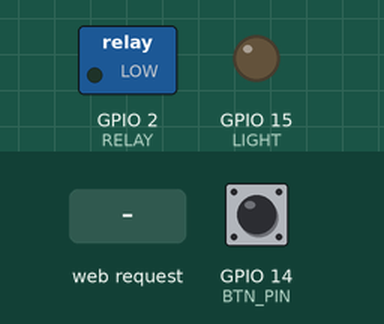
Recording of a program running on a simulated ESP32. On the bench: switched loads named in the program (green lamp = pin HIGH), output pins drawn as LEDs (lit = HIGH). The test bench sets the inputs (shaded band); at power-on: GPIO 14 (BTN_PIN) HIGH. WiFi joins after 1.5 s; servers stay silent unless stated; the camera gives no picture; the audio player accepts every command and is not drawn; what the program prints to the serial monitor is not drawn.

Above: at 3.6 s.
3.7 s: GPIO 14 (BTN_PIN) pulled LOW for 0.15 s
6.8 s: HTTP request GET /stream received
At 8.8 s:
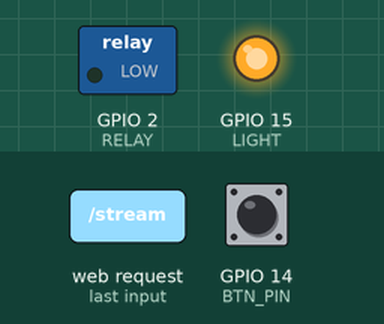
At 47.7 s:
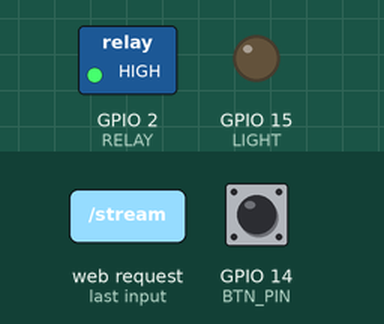
Timing chart, 0 to 48.8 s (numbered marks = the images above; inputs shaded):
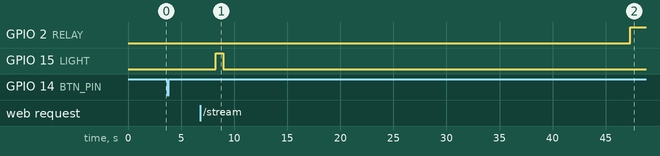

Measured:
- after the input at 3.7 s, every drawn part: stays the same

The program:

main.cpp
```cpp
/*****************************************************************
 *  ESP32-CAM  MJPEG + SSE-таймер  (обратный отсчёт на веб-странице)
 *  –  видеопоток /stream без блокирующего while
 *  –  Server-Sent Events /events: событие “start-countdown”
 *  –  каждый раз при нажатии BTN_PIN таймер запускается заново
 *****************************************************************/

#include <Arduino.h>
#include <WiFi.h>
#include <ArduinoOTA.h>

#include "DFRobotDFPlayerMini.h"
#include "printer.h"

#include "bilinear.h"
#include "dithering.h"
#include "camera.h"

/* ======================  Пины и Wi-Fi  ======================= */
#define WIFI_SSID "MikroTik-AC3"
#define WIFI_PASS "20000912"

#define BTN_PIN 14
#define RELAY 2
#define LIGHT 15
#define SSERIAL_RX 12
#define SSERIAL_TX 13
#define PLAYER 4

/* ======================  Глобальные  ========================= */
DFRobotDFPlayerMini myDFPlayer;
Printer printer(Serial1);

WiFiServer webServer(80);

/* ––– состояния открытых соединений ––– */
WiFiClient streamClient;
bool streamClientActive = false;  // MJPEG
WiFiClient eventClient;
bool eventClientActive = false;  // /events

/* работа приложения */
bool startCountdown = false;    // нужно отправить “start-countdown”
unsigned long playerStart = 0;  // момент нажатия кнопки
int max_photos = 3;


/* ======================  Прототипы  ========================== */
void handleHttpRequest(WiFiClient &client);
void sendMjpegFrame();
void processEvents();
void checkButton();
void printFrame();
void drawTextOnImage(uint8_t *img, int w, int h,
                     const char *txt, int x, int y, int scale);
const uint8_t font5x7[96][5] = {
        { 0x00, 0x00, 0x00, 0x00, 0x00 },  // ' ' (32)
        { 0x00, 0x00, 0x5F, 0x00, 0x00 },  // '!'
        { 0x00, 0x07, 0x00, 0x07, 0x00 },  // '"'
        { 0x14, 0x7F, 0x14, 0x7F, 0x14 },  // '#'
        { 0x24, 0x2A, 0x7F, 0x2A, 0x12 },  // '$'
        { 0x23, 0x13, 0x08, 0x64, 0x62 },  // '%'
        { 0x36, 0x49, 0x55, 0x22, 0x50 },  // '&'
        { 0x00, 0x05, 0x03, 0x00, 0x00 },  // '''
        { 0x00, 0x1C, 0x22, 0x41, 0x00 },  // '('
        { 0x00, 0x41, 0x22, 0x1C, 0x00 },  // ')'
        { 0x14, 0x08, 0x3E, 0x08, 0x14 },  // '*'
        { 0x08, 0x08, 0x3E, 0x08, 0x08 },  // '+'
        { 0x00, 0x50, 0x30, 0x00, 0x00 },  // ','
        { 0x08, 0x08, 0x08, 0x08, 0x08 },  // '-'
        { 0x00, 0x60, 0x60, 0x00, 0x00 },  // '.'
        { 0x20, 0x10, 0x08, 0x04, 0x02 },  // '/'
        { 0x3E, 0x51, 0x49, 0x45, 0x3E },  // '0'
        { 0x00, 0x42, 0x7F, 0x40, 0x00 },  // '1'
        { 0x42, 0x61, 0x51, 0x49, 0x46 },  // '2'
        { 0x21, 0x41, 0x45, 0x4B, 0x31 },  // '3'
        { 0x18, 0x14, 0x12, 0x7F, 0x10 },  // '4'
        { 0x27, 0x45, 0x45, 0x45, 0x39 },  // '5'
        { 0x3C, 0x4A, 0x49, 0x49, 0x30 },  // '6'
        { 0x01, 0x71, 0x09, 0x05, 0x03 },  // '7'
        { 0x36, 0x49, 0x49, 0x49, 0x36 },  // '8'
        { 0x06, 0x49, 0x49, 0x29, 0x1E },  // '9'
        { 0x00, 0x36, 0x36, 0x00, 0x00 },  // ':'
        { 0x00, 0x56, 0x36, 0x00, 0x00 },  // ';'
        { 0x08, 0x14, 0x22, 0x41, 0x00 },  // '<'
        { 0x14, 0x14, 0x14, 0x14, 0x14 },  // '='
        { 0x00, 0x41, 0x22, 0x14, 0x08 },  // '>'
        { 0x02, 0x01, 0x51, 0x09, 0x06 },  // '?'
        { 0x32, 0x49, 0x79, 0x41, 0x3E },  // '@'
        { 0x7E, 0x11, 0x11, 0x11, 0x7E },  // 'A'
        { 0x7F, 0x49, 0x49, 0x49, 0x36 },  // 'B'
        { 0x3E, 0x41, 0x41, 0x41, 0x22 },  // 'C'
        { 0x7F, 0x41, 0x41, 0x22, 0x1C },  // 'D'
        { 0x7F, 0x49, 0x49, 0x49, 0x41 },  // 'E'
        { 0x7F, 0x09, 0x09, 0x09, 0x01 },  // 'F'
        { 0x3E, 0x41, 0x49, 0x49, 0x7A },  // 'G'
        { 0x7F, 0x08, 0x08, 0x08, 0x7F },  // 'H'
        { 0x00, 0x41, 0x7F, 0x41, 0x00 },  // 'I'
        { 0x20, 0x40, 0x41, 0x3F, 0x01 },  // 'J'
        { 0x7F, 0x08, 0x14, 0x22, 0x41 },  // 'K'
        { 0x7F, 0x40, 0x40, 0x40, 0x40 },  // 'L'
        { 0x7F, 0x02, 0x0C, 0x02, 0x7F },  // 'M'
        { 0x7F, 0x04, 0x08, 0x10, 0x7F },  // 'N'
        { 0x3E, 0x41, 0x41, 0x41, 0x3E },  // 'O'
        { 0x7F, 0x09, 0x09, 0x09, 0x06 },  // 'P'
        { 0x3E, 0x41, 0x51, 0x21, 0x5E },  // 'Q'
        { 0x7F, 0x09, 0x19, 0x29, 0x46 },  // 'R'
        { 0x46, 0x49, 0x49, 0x49, 0x31 },  // 'S'
        { 0x01, 0x01, 0x7F, 0x01, 0x01 },  // 'T'
        { 0x3F, 0x40, 0x40, 0x40, 0x3F },  // 'U'
        { 0x1F, 0x20, 0x40, 0x20, 0x1F },  // 'V'
        { 0x3F, 0x40, 0x38, 0x40, 0x3F },  // 'W'
        { 0x63, 0x14, 0x08, 0x14, 0x63 },  // 'X'
        { 0x07, 0x08, 0x70, 0x08, 0x07 },  // 'Y'
        { 0x61, 0x51, 0x49, 0x45, 0x43 },  // 'Z'
        { 0x00, 0x7F, 0x41, 0x41, 0x00 },  // '['
        { 0x02, 0x04, 0x08, 0x10, 0x20 },  // '\'
        { 0x00, 0x41, 0x41, 0x7F, 0x00 },  // ']'
        { 0x04, 0x02, 0x01, 0x02, 0x04 },  // '^'
        { 0x40, 0x40, 0x40, 0x40, 0x40 },  // '_'
        { 0x00, 0x03, 0x05, 0x00, 0x00 },  // ''
        { 0x20, 0x54, 0x54, 0x54, 0x78 },  // 'a'
        { 0x7F, 0x48, 0x44, 0x44, 0x38 },  // 'b'
        { 0x38, 0x44, 0x44, 0x44, 0x20 },  // 'c'
        { 0x38, 0x44, 0x44, 0x48, 0x7F },  // 'd'
        { 0x38, 0x54, 0x54, 0x54, 0x18 },  // 'e'
        { 0x08, 0x7E, 0x09, 0x01, 0x02 },  // 'f'
        { 0x0C, 0x52, 0x52, 0x52, 0x3E },  // 'g'
        { 0x7F, 0x08, 0x04, 0x04, 0x78 },  // 'h'
        { 0x00, 0x44, 0x7D, 0x40, 0x00 },  // 'i'
        { 0x20, 0x40, 0x44, 0x3D, 0x00 },  // 'j'
        { 0x7F, 0x10, 0x28, 0x44, 0x00 },  // 'k'
        { 0x00, 0x41, 0x7F, 0x40, 0x00 },  // 'l'
        { 0x7C, 0x04, 0x18, 0x04, 0x78 },  // 'm'
        { 0x7C, 0x08, 0x04, 0x04, 0x78 },  // 'n'
        { 0x38, 0x44, 0x44, 0x44, 0x38 },  // 'o'
        { 0x7C, 0x14, 0x14, 0x14, 0x08 },  // 'p'
        { 0x08, 0x14, 0x14, 0x18, 0x7C },  // 'q'
        { 0x7C, 0x08, 0x04, 0x04, 0x08 },  // 'r'
        { 0x48, 0x54, 0x54, 0x54, 0x20 },  // 's'
        { 0x04, 0x3F, 0x44, 0x40, 0x20 },  // 't'
        { 0x3C, 0x40, 0x40, 0x20, 0x7C },  // 'u'
        { 0x1C, 0x20, 0x40, 0x20, 0x1C },  // 'v'
        { 0x3C, 0x40, 0x30, 0x40, 0x3C },  // 'w'
        { 0x44, 0x28, 0x10, 0x28, 0x44 },  // 'x'
        { 0x0C, 0x50, 0x50, 0x50, 0x3C },  // 'y'
        { 0x44, 0x64, 0x54, 0x4C, 0x44 },  // 'z'
        { 0x00, 0x08, 0x36, 0x41, 0x00 },  // '{'
        { 0x00, 0x00, 0x7F, 0x00, 0x00 },  // '|'
        { 0x00, 0x41, 0x36, 0x08, 0x00 },  // '}'
        { 0x08, 0x08, 0x2A, 0x1C, 0x08 }   // '~'
};
/* ========================  setup()  ========================== */
void setup() {
    Serial.begin(115200);

    /* ---- периферия ---- */
    Serial1.begin(9600, SERIAL_8N1, SSERIAL_RX, SSERIAL_TX);
    printer.begin();
    printer.config(10, 140, 4);

    Serial2.begin(9600, SERIAL_8N1, -1, PLAYER);
    myDFPlayer.begin(Serial2);
    myDFPlayer.volume(25);

    pinMode(BTN_PIN, INPUT_PULLUP);
    pinMode(RELAY, OUTPUT);
    pinMode(LIGHT, OUTPUT);
    digitalWrite(RELAY, 0);
    digitalWrite(LIGHT, 0);

    /* ---- камера ---- */
    if (cam_init(FRAMESIZE_VGA, PIXFORMAT_JPEG) != ESP_OK) {
        Serial.println("Ошибка инициализации камеры");
    }
    sensor_t *s = esp_camera_sensor_get();
    if (s) s->set_special_effect(s, 2);  // ч/б для трансляции

    /* ---- Wi-Fi ---- */
    WiFi.begin(WIFI_SSID, WIFI_PASS);
    Serial.print("Подключение к Wi-Fi");
    while (WiFi.status() != WL_CONNECTED) {
        delay(300);
        Serial.print('.');
    }
    Serial.println();
    Serial.print("IP-адрес: ");
    Serial.println(WiFi.localIP());
    webServer.begin();

    /* ---- OTA ---- */
    ArduinoOTA.setHostname("camera");
    ArduinoOTA.setPassword("1234");
    ArduinoOTA.begin();
    myDFPlayer.play(2);
    printer.print("Locl IP:   ");
    printer.println(WiFi.localIP());
    printer.println();
    printer.println("\n");
}

/* =========================  loop()  ========================== */
void loop() {
    ArduinoOTA.handle();

    /* приём новых HTTP-клиентов */
    WiFiClient newClient = webServer.available();
    if (newClient) handleHttpRequest(newClient);

    /* отправка очередного кадра, если поток активен */
    if (streamClientActive && streamClient.connected()) sendMjpegFrame();
    else streamClientActive = false;

    /* проверка кнопки ─ запускаем обратный отсчёт и печать */
    checkButton();

    /* если нужно – отправить событие “start-countdown” */
    if (eventClientActive && eventClient.connected()) processEvents();
    else eventClientActive = false;
}

/* =================  Обработка HTTP-запроса  ================== */
void handleHttpRequest(WiFiClient &client) {
    String req = client.readStringUntil('\r');
    Serial.println(req);

    /* ----------  MJPEG /stream  ---------- */
    if (req.startsWith("GET /stream")) {
        streamClient = client;
        streamClientActive = true;

        streamClient.println(
                "HTTP/1.1 200 OK\r\n"
                "Content-Type: multipart/x-mixed-replace; boundary=frame\r\n\r\n");
        return;
    }

    /* ----------  SSE /events  ------------ */
    if (req.startsWith("GET /events")) {
        eventClient = client;
        eventClientActive = true;

        eventClient.println(
                "HTTP/1.1 200 OK\r\n"
                "Content-Type: text/event-stream\r\n"
                "Cache-Control: no-cache\r\n"
                "Connection: keep-alive\r\n\r\n");
        Serial.println("👂 Подключился клиент /events");
        return;
    }

    /* ----------  Главная страница  ---------- */
    client.println("HTTP/1.1 200 OK");
    client.println("Content-Type: text/html\r\n");
    client.println(R"rawliteral(
<!DOCTYPE html>
<html>
<head>
  <meta charset="utf-8">
  <title>ESP32-CAM</title>
  <style>
    html,body{margin:0;height:100%;background:#000;color:#fff;
              font-family:sans-serif;overflow:hidden}
    .container{display:flex;justify-content:center;align-items:center;height:100%}
    img{height:100%;object-fit:contain;background:#000}
    #countdown{position:absolute;top:10%;font-size:6em;display:none}
  </style>
</head>
<body>
  <div class="container">
    <img src="/stream">
    <div id="countdown">3</div>
  </div>
  <script>
    window.addEventListener("DOMContentLoaded",()=>{
      console.log("Подключение к /events…");
      const countdownEl=document.getElementById("countdown");

      function runCountdown(sec){
        countdownEl.style.display="block";
        countdownEl.innerText=sec;
        let t=setInterval(()=>{
          sec--;
          if(sec<=0){
            clearInterval(t);
            countdownEl.innerText="📸";
            setTimeout(()=>{countdownEl.style.display="none";},800);
          }else countdownEl.innerText=sec;
        },1000);
      }

      const src=new EventSource("/events");
      src.addEventListener("start-countdown",e=>{
        console.log("Получено start-countdown");
        runCountdown(parseInt(e.data));
      });
    });
  </script>
</body>
</html>)rawliteral");
}

/* ==============  Отправка одного кадра MJPEG  =============== */
void sendMjpegFrame() {
    camera_fb_t *fb = esp_camera_fb_get();
    if (!fb) {
        streamClientActive = false;
        return;
    }

    streamClient.print("--frame\r\n"
                       "Content-Type: image/jpeg\r\n"
                       "Content-Length: ");
    streamClient.print(fb->len);
    streamClient.print("\r\n\r\n");
    streamClient.write(fb->buf, fb->len);
    streamClient.print("\r\n");

    esp_camera_fb_return(fb);
}

/* ==============  Отправка события SSE  ====================== */
void processEvents() {
    static unsigned long lastPing = 0;

    if (startCountdown) {
        Serial.println("📢 Отправка start-countdown");
        eventClient.print("event: start-countdown\n");
        eventClient.print("data: 3\n\n");
        eventClient.flush();
        startCountdown = false;
    }

    /* поддерживающий ping каждые 15 с */
    if (millis() - lastPing > 15000) {
        eventClient.print(": ping\n\n");
        eventClient.flush();
        lastPing = millis();
    }
}

/* ==================  Работа кнопки  ========================= */
void checkButton() {
    if (max_photos) {
        if (playerStart == 0 && !digitalRead(BTN_PIN)) {
            Serial.println("Нажатие кнопки");
            startCountdown = true;
            myDFPlayer.play(1);
            playerStart = millis();
        }
        if (playerStart > 0 && millis() - playerStart > 4000) {
            Serial.println("Печать кадра");
            esp_camera_deinit();
            delay(100);
            cam_init(FRAMESIZE_VGA, PIXFORMAT_GRAYSCALE);
            delay(100);
            sensor_t *s = esp_camera_sensor_get();
            if (s) {
                s->set_special_effect(s, 0);
                s->set_exposure_ctrl(s, 1);
                s->set_gain_ctrl(s, 1);
            }
            printFrame();
            max_photos--;
            delay(100);
            esp_camera_deinit();
            delay(100);
            cam_init(FRAMESIZE_VGA, PIXFORMAT_JPEG);
            sensor_t *sr = esp_camera_sensor_get();
            if (sr) {
                sr->set_special_effect(sr, 2);
            }
            playerStart = 0;
        }
    }
}


/* ==================  Печать кадра  ========================== */
void printFrame() {
    digitalWrite(LIGHT, 1);
    camera_fb_t *fbj = esp_camera_fb_get();
    esp_camera_fb_return(fbj);

    for (int i = 0; i < 10; i++) {
        fbj = esp_camera_fb_get();
        esp_camera_fb_return(fbj);
    }

    fbj = esp_camera_fb_get();
    if (!fbj) {
        printer.println("Camera error");
        return;
    }
    digitalWrite(LIGHT, 0);

    int h = 384;
    int w = h * fbj->width / fbj->height;
    uint8_t *chunks = (uint8_t *)ps_malloc(w * h / 8);
    if (!chunks) {
        esp_camera_fb_return(fbj);
        return;
    }

    uint8_t *resized = (uint8_t *)ps_malloc(w * h);
    if (!resized) {
        free(chunks);
        esp_camera_fb_return(fbj);
        return;
    }

    bilinear_interp(fbj->buf, fbj->width, fbj->height, resized, w, h);
    if (max_photos == 2) {
        drawTextOnImage(resized, w, h, "HELLO!", 100, 100, 10);
    }
    dither(resized, w, h);

    int idx = 0;
    for (int x = 0; x < w; x++) {
        int y = h;
        while (y) {
            uint8_t b = 0;
            int i = 8;
            while (i--) {
                y--;
                b <<= 1;
                b |= !resized[x + y * w];
            }
            chunks[idx++] = b;
        }
    }

    printer.drawBitmap(chunks, h, w);
    printer.println();
    printer.println();

    free(resized);
    free(chunks);
    esp_camera_fb_return(fbj);
    digitalWrite(RELAY, 1);  // Открыть замок
}

// ====== Рисование текста ======
void drawChar(uint8_t *img, int imgWidth, int imgHeight, char c, int posX, int posY, int scale) {
    if (c < 32 || c > 126) return;
    extern const uint8_t font5x7[96][5];
    int index = c - 32;
    for (int col = 0; col < 5; col++) {
        uint8_t colData = font5x7[index][col];
        for (int row = 0; row < 7; row++) {
            if (colData & (1 << row)) {
                for (int dx = 0; dx < scale; dx++) {
                    for (int dy = 0; dy < scale; dy++) {
                        int x = posX + col * scale + dx;
                        int y = posY + row * scale + dy;
                        if (x >= 0 && x < imgWidth && y >= 0 && y < imgHeight) {
                            img[y * imgWidth + x] = 0;
                        }
                    }
                }
            }
        }
    }
}
void drawTextOnImage(uint8_t *img, int imgWidth, int imgHeight, const char *text, int posX, int posY, int scale) {
    int cursorX = posX;
    int cursorY = posY;
    for (const char *p = text; *p; p++) {
        if (*p == '\n') {
            cursorY += 7 * scale + scale;
            cursorX = posX;
        } else {
            drawChar(img, imgWidth, imgHeight, *p, cursorX, cursorY, scale);
            cursorX += 5 * scale + scale;
        }
    }
}
```

bilinear.h
```cpp
#pragma once
#include <Arduino.h>
// https://chao-ji.github.io/jekyll/update/2018/07/19/BilinearResize.html

void bilinear_interp(uint8_t *input, int input_width, int input_height,
                     uint8_t *output, int output_width, int output_height) {
    float x_ratio = (input_width - 1) / (output_width - 1);
    float y_ratio = (input_height - 1) / (output_height - 1);

    for (int i = 0; i < output_height; i++) {
        for (int j = 0; j < output_width; j++) {
            int x_l = floor(x_ratio * j);
            int y_l = floor(y_ratio * i);
            int x_h = ceil(x_ratio * j);
            int y_h = ceil(y_ratio * i);

            float x_wei = (x_ratio * j) - x_l;
            float y_wei = (y_ratio * i) - y_l;

            float a = input[y_l * input_width + x_l];
            float b = input[y_l * input_width + x_h];
            float c = input[y_h * input_width + x_l];
            float d = input[y_h * input_width + x_h];

            uint8_t val = a * (1.0 - x_wei) * (1.0 - y_wei) +
                          b * x_wei * (1.0 - y_wei) +
                          c * y_wei * (1.0 - x_wei) +
                          d * x_wei * y_wei;

            output[i * output_width + j] = val;
        }
    }
}
```

dithering.h
```cpp
#pragma once
#include <Arduino.h>

void dither(uint8_t* frame, int width, int height) {
    uint32_t len = width * height;
    int16_t* buf = (int16_t*)ps_malloc(len * sizeof(int16_t));
    if (!buf) return;

    for (uint32_t i = 0; i < len; i++) {
        buf[i] = frame[i];
    }

    for (int y = 0; y < height; y++) {
        for (int x = 0; x < width; x++) {
            int idx = y * width + x;
            int col = (buf[idx] < 128) ? 0 : 255;
            int err = buf[idx] - col;
            buf[idx] = col;
            if (x + 1 < width) buf[idx + 1] += (err * 7) >> 4;
            if (y + 1 == height) continue;

            if (x > 0) buf[idx + width - 1] += (err * 3) >> 4;
            buf[idx + width] += (err * 5) >> 4;
            if (x + 1 < width) buf[idx + width + 1] += (err * 1) >> 4;
        }
    }

    for (uint32_t i = 0; i < len; i++) {
        frame[i] = buf[i];
    }
    free(buf);
}
```

Source omitted: camera.h (4562 bytes), printer.h (3906 bytes)
